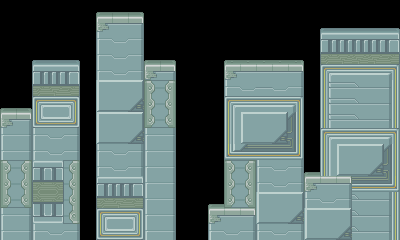

A level layout from a 2D game, rendered from its tile map. Below: a short description, then the map file with its tile-grid data intact:
An orthogonal 25x15 tile map with 16x16 px tiles, 1 tile layer (Tile Layer 1).

<map version="1.9" tiledversion="1.9.0" orientation="orthogonal" renderorder="right-down" width="25" height="15" tilewidth="16" tileheight="16" infinite="0" nextlayerid="3" nextobjectid="1">
 <tileset firstgid="1" source="BoosterForestTileset.tsx" />
 <layer id="1" name="Tile Layer 1" width="25" height="15">
  <data encoding="csv">
0,0,0,0,0,0,790,791,792,0,0,0,0,0,0,0,0,0,0,0,0,0,0,0,0,
0,0,0,0,0,0,833,834,835,0,0,0,0,0,0,0,0,0,0,0,829,830,830,830,831,
0,0,0,0,0,0,876,877,878,0,0,0,0,0,0,0,0,0,0,0,872,873,873,873,874,
0,0,829,830,831,0,876,877,878,790,792,0,0,0,793,794,794,794,795,0,915,916,916,916,917,
0,0,872,873,874,0,876,877,878,833,835,0,0,0,833,834,834,834,835,0,958,959,959,959,962,
0,0,915,916,917,0,1045,1046,1047,2684355439,536871791,0,0,0,876,877,1004,877,878,0,1001,1002,1003,1004,1005,
790,792,958,959,2147484606,0,1088,1089,1090,2684355440,536871792,0,0,0,958,959,959,959,962,0,1001,1002,1003,1004,1005,
833,835,1073742782,1073742783,3221226430,0,1045,1046,1047,2684355441,536871793,0,0,0,1044,1045,1046,1047,1048,0,1001,1002,1003,1004,1005,
876,878,876,877,878,0,1088,1089,1090,876,878,0,0,0,1044,1088,1089,1090,1091,0,958,959,959,959,962,
876,878,876,877,878,0,876,877,878,876,878,0,0,0,1130,1131,1132,1132,1134,0,1044,1045,1046,1047,1048,
2684355439,536871791,872,2147484520,536871791,0,876,877,878,876,878,0,0,0,2684355439,536871791,876,877,878,790,1044,1088,1089,1090,1091,
2684355440,536871792,915,2147484563,536871792,0,872,873,874,876,878,0,0,0,2684355440,536871792,876,877,878,833,834,835,1132,1132,1134,
2684355441,536871793,1073742739,3221226387,536871792,0,915,916,917,876,878,0,0,790,2684355441,536871793,1045,1046,1047,876,877,878,1003,1004,1005,
876,878,1073742696,3221226344,1610613615,0,958,959,2147484606,876,878,0,0,833,834,835,1088,1089,1090,1045,1046,1047,1003,1004,1005,
876,878,876,877,878,0,1073742782,1073742783,3221226430,876,878,0,0,876,877,878,876,877,878,1088,1089,1090,1003,1004,1005
</data>
 </layer>
</map>
